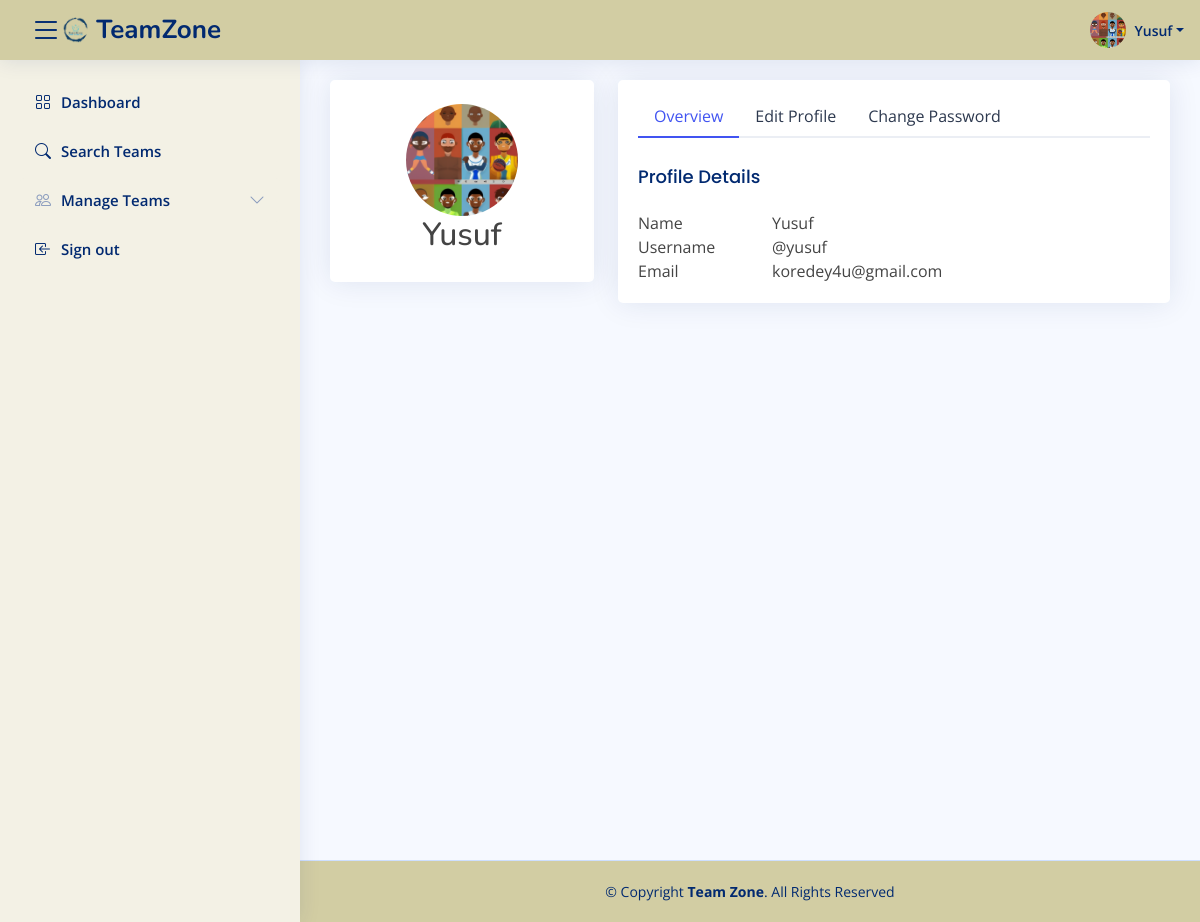
The page /profile (signed in) on the database its author committed.
### models/user.py (models this page shows, shortened)
class User(UserMixin, BaseModel, Base):
    __tablename__ = "users"
    name = Column(String(128), nullable=False)
    username = Column(String(128), nullable=False, unique=True)
    email = Column(String(128), nullable=False, unique=True)
    password = Column(String(128), nullable=False)
    image = Column(String(128), default='user_default.jpg')
    teams = relationship("Team", secondary="team_membership", overlaps='players')

### web/views/site.py (the view)
@app.route('/profile')
@login_required
def profile():
    return render_template('profile.html')

### models/engine/storage.py (called while the page is built)
    def query(self, cls, attribute, value, all=False):
        if cls not in classes.values():
            return None
        try:
            if all:
                return self.__session.query(cls).filter(getattr(cls, attribute) == value).all()
            else:
                return self.__session.query(cls).filter(getattr(cls, attribute) == value).first()
        except AttributeError:
            return None

### web/app.py (called while the page is built)
@login_manager.user_loader
def load_user(user_id):
    return storage.query(User, "id", user_id)

### web/views/utils.py (called while the page is built, shortened)
@app.after_request
def update_invitions_status(response):
    if not g.get('invites'):
        return response

### web/templates/profile.html (shortened to what this page needs)
{% extends "base.html" %}  {% block main %}
<div class="row">
  <div class="col-xl-4">
    <div class="card">
      <div
        class="card-body profile-card pt-4 d-flex flex-column align-items-center"
      >
        <img
          src="{{ url_for('static', filename='images/users/{}'.format(current_user.image)) }}"
          alt="Profile"
          class="img-fluid rounded-circle w-50 h-50 mx-auto d-block"
          style="max-width: 100%; height: auto"
        />
        <h2>{{ current_user.name }}</h2>
      </div>
    </div>
  </div>
  <div class="col-xl-8">
    <div class="card">
      <div class="card-body pt-3">
        <ul class="nav nav-tabs nav-tabs-bordered">
          <li class="nav-item">
            <button
              class="nav-link active"
              data-bs-toggle="tab"
              data-bs-target="#profile-overview"
            >
              Overview
            </button>
          </li>
          <li class="nav-item">
            <button
              class="nav-link"
              data-bs-toggle="tab"
              data-bs-target="#profile-edit"
            >
              Edit Profile
            </button>
          </li>
          <li class="nav-item">
            <button
              class="nav-link"
              data-bs-toggle="tab"
              data-bs-target="#profile-change-password"
            >
              Change Password
            </button>
          </li>
        </ul>
        <div class="tab-content pt-2">
          <div
            class="tab-pane fade show active profile-overview"
            id="profile-overview"
          >
            <h5 class="card-title">Profile Details</h5>
            <div class="row">
              <div class="col-lg-3 col-md-4 label">Name</div>
              <div class="col-lg-9 col-md-8">{{ current_user.name }}</div>
            </div>
            <div class="row">
              <div class="col-lg-3 col-md-4 label">Username</div>
              <div class="col-lg-9 col-md-8">@{{ current_user.username }}</div>
            </div>
            <div class="row">
              <div class="col-lg-3 col-md-4 label">Email</div>
              <div class="col-lg-9 col-md-8">{{ current_user.email }}</div>
            </div>
          </div>
        </div>
      </div>
    </div>
  </div>
</div>
{% endblock main %}

### web/templates/base.html (shortened to what this page needs)
<!DOCTYPE html>
<html lang="en">
  <head>
    <link
      href="https://cdn.jsdelivr.net/npm/bootstrap@5.1.3/dist/css/bootstrap.min.css"
      rel="stylesheet"
    />
    <link
      rel="stylesheet"
      href="https://cdn.jsdelivr.net/npm/bootstrap-icons@1.5.0/font/bootstrap-icons.css"
    />
    {% block base_css %}
    <link
      href="{{ url_for('static', filename='styles/base.css') }}"
      rel="stylesheet"
    />
    {% endblock base_css %}
  </head>
  <body>
    <header id="header" class="header fixed-top d-flex align-items-center">
      <div class="d-flex align-items-center justify-content-between">
        {% if current_user.is_authenticated %}
        <i class="bi bi-list toggle-sidebar-btn"></i>
        <a
          href="{{ url_for('signout', next=url_for('landing_page')) }}"
          class="logo d-flex align-items-center"
          ><img
            src="{{ url_for('static', filename='images/app_logo.png') }}"
            alt=""
          />
          <span class="d-none d-lg-block">TeamZone</span>
        </a>
        {% endif %}
      </div>
      <nav class="header-nav ms-auto">
        {% block navbar %} {% if current_user.is_authenticated %}
        <ul class="d-flex align-items-center">
          <li class="nav-item dropdown pe-3">
            <a
              class="nav-link nav-profile d-flex align-items-center pe-0"
              href="#"
              data-bs-toggle="dropdown"
            >
              <img
                src="{{ url_for('static', filename='images/users/{}'.format(current_user.image)) }}"
                alt="Profile"
                class="rounded-circle"
              />
              <span class="d-none d-md-block dropdown-toggle ps-2"
                >{{ current_user.name }}</span
              > </a
            >
          </li>
        </ul>
        {% endif %} {% endblock navbar %}
      </nav>
    </header>
    {% if current_user.is_authenticated %}
    <aside id="sidebar" class="sidebar">
      <ul class="sidebar-nav" id="sidebar-nav">
        <li class="nav-item">
          <a class="nav-link" href="{{ url_for('dashboard') }}">
            <i class="bi bi-grid"></i>
            <span>Dashboard</span>
          </a>
        </li>
        <li class="nav-item">
          <a class="nav-link" href="{{ url_for('search') }}">
            <i class="bi bi-search"></i>
            <span>Search Teams</span>
          </a>
        </li>
        <li class="nav-item">
          <a
            class="nav-link collapsed"
            data-bs-target="#components-nav"
            data-bs-toggle="collapse"
            href="#"
            id="manage-teams"
          >
            <i class="bi bi-people"></i><span>Manage Teams</span
            ><i class="bi bi-chevron-down ms-auto"></i>
          </a>
        </li>
        <li class="nav-item">
          <a class="nav-link" href="{{ url_for('signout') }}">
            <i class="bi bi-box-arrow-in-left"></i>
            <span>Sign out</span>
          </a>
        </li>
      </ul>
    </aside>
    {% endif %}
    <main id="main" class="main">
       {% block main %} {%
      endblock main %} {% block sections %} {% endblock sections %}
    </main>
    <footer id="footer" class="footer">
      <div class="copyright">
        &copy; Copyright <strong><span>Team Zone</span></strong
        >. All Rights Reserved
      </div>
    </footer>
  </body>
</html>

### web/static/styles/base.css (style rules this page uses)
:root { scroll-behavior: smooth; }
body { font-family: "Open Sans", sans-serif; background: #f6f9ff; color: #444444; }
a { color: #4154f1; text-decoration: none; }
h1, h2, h3, h4, h5, h6 { font-family: "Nunito", sans-serif; }
#main { min-height: 100vh; margin-top: 60px; padding: 20px 30px; transition: all 0.3s; }
.card { margin-bottom: 30px; border: none; border-radius: 5px; box-shadow: 0px 0 30px rgba(1, 41, 112, 0.1); }
.card-title { padding: 20px 0 15px 0; font-size: 18px; font-weight: 500; color: #012970; font-family: "Poppins", sans-serif; }
.card-body { padding: 0 20px 20px 20px; }
.nav-tabs-bordered { border-bottom: 2px solid #ebeef4; }
.nav-tabs-bordered .nav-link { margin-bottom: -2px; border: none; color: #2c384e; }
.nav-tabs-bordered .nav-link.active { background-color: #fff; color: #4154f1; border-bottom: 2px solid #4154f1; }
.logo { line-height: 1; }
@media (min-width: 1200px) { .logo { width: 280px; } }
.logo img { max-height: 26px; margin-right: 6px; }
.logo span { font-size: 26px; font-weight: 700; color: #012970; font-family: "Nunito", sans-serif; }
.header { transition: all 0.5s; z-index: 997; height: 60px; box-shadow: 0px 2px 20px rgba(1, 41, 112, 0.1); background-color: rgb(210, 205, 163); padding-left: 20px; }
.header .toggle-sidebar-btn { font-size: 32px; padding-left: 10px; cursor: pointer; color: #012970; }
.header-nav ul { list-style: none; }
.header-nav > ul { margin: 0; padding: 0; }
.header-nav .nav-profile { color: #012970; }
.header-nav .nav-profile img { max-height: 36px; }
.header-nav .nav-profile span { font-size: 14px; font-weight: 600; }
.sidebar { position: fixed; top: 60px; left: 0; bottom: 0; width: 300px; z-index: 996; transition: all 0.3s; padding: 20px; overflow-y: auto; scrollbar-width: thin; scrollbar-color: #aab7cf transparent; box-shadow: 0px 0px 20px rgba(1, 41, 112, 0.1); background-color: rgb(243, 241, 229); }
#manage-teams { background-color: rgb(243, 241, 229); }
@media (min-width: 1200px) { #main, #footer { margin-left: 300px; } }
.sidebar-nav { padding: 0; margin: 0; list-style: none; }
.sidebar-nav li { padding: 0; margin: 0; list-style: none; }
.sidebar-nav .nav-item { margin-bottom: 5px; }
.sidebar-nav .nav-link { display: flex; align-items: center; font-size: 15px; font-weight: 600; color: #012970; transition: 0.3; padding: 10px 15px; border-radius: 4px; }
.sidebar-nav .nav-link i { font-size: 16px; margin-right: 10px; color: #012970; }
.sidebar-nav .nav-link.collapsed { color: #012970; background: #fff; }
.sidebar-nav .nav-link.collapsed i { color: #899bbd; }
.sidebar-nav .nav-link .bi-chevron-down { margin-right: 0; transition: transform 0.2s ease-in-out; }
.footer { background-color: rgb(210, 205, 163); padding: 20px 0; font-size: 14px; transition: all 0.3s; border-top: 1px solid #cddfff; }
.footer .copyright { text-align: center; color: #012970; }

### rows shown on the page
User: image (placeholder picture), name "Yusuf", username "yusuf", email "koredey4u@gmail.com"
